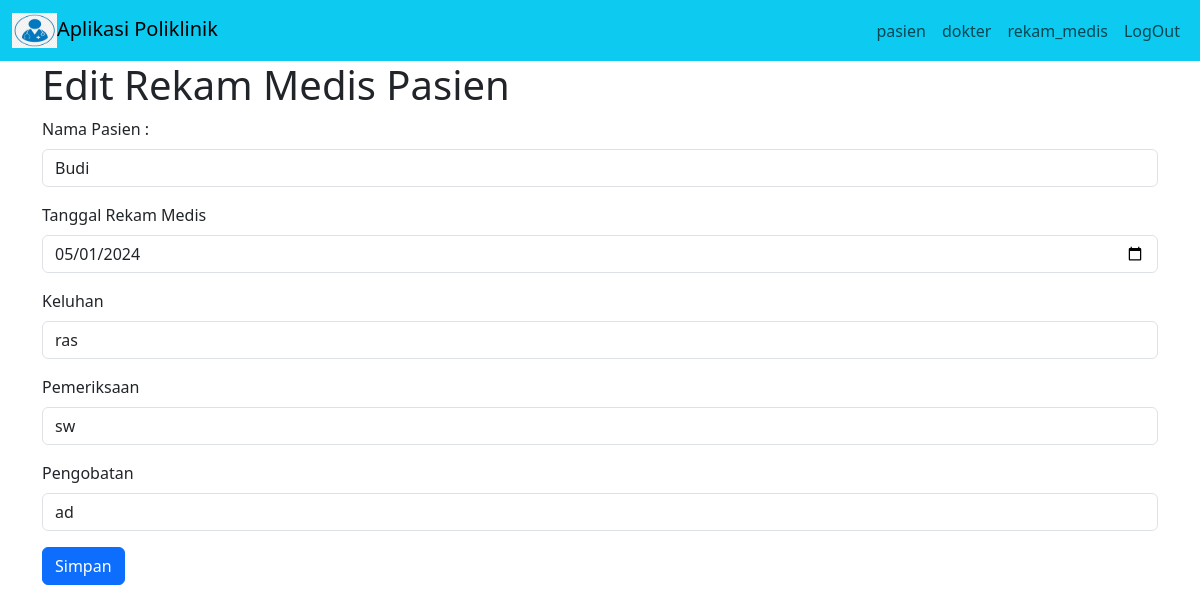
Screenshot of /?page=dokter/edit_rekammedis&id_pasien=1 with the database file from the repository.
### tables this page shows
CREATE TABLE `pasien` (
  `id_pasien` int(11) NOT NULL,
  `nama_pasien` varchar(255) DEFAULT NULL,
  `jenis_kelamin` char(1) DEFAULT NULL,
  `no_telp` varchar(15) DEFAULT NULL,
  `tanggal_lahir` date DEFAULT NULL,
  `alamat_pasien` varchar(255) DEFAULT NULL,
  `id_dokter` int(11) DEFAULT NULL
);

CREATE TABLE `rekammedis` (
  `id_rekam_medis` int(11) NOT NULL,
  `id_pasien` int(11) DEFAULT NULL,
  `tanggal` date DEFAULT NULL,
  `keluhan` varchar(255) DEFAULT NULL,
  `pemeriksaan` varchar(255) DEFAULT NULL,
  `obat` varchar(255) DEFAULT NULL
);

### dokter/edit_rekammedis.php (the view, shortened to what this page needs)
<?php
include "koneksi.php";
$id_pasien = $_GET['id_pasien'];
$query = mysqli_query($koneksi, "SELECT * FROM rekammedis WHERE id_pasien='$id_pasien'");
$data = mysqli_fetch_array($query);
?>
<h1>Edit Rekam Medis Pasien</h1>
<form action="?page=dokter/update_rekammedis" method="POST">
    <div class="mb-3">
        <label for="nama_pasien" class="form-label">Nama Pasien :</label>
        <input readonly type="text" name="id_pasien" class="form-control" value="<?php
                                                                            $query_pasien = mysqli_query($koneksi, "SELECT * FROM pasien WHERE id_pasien = {$data['id_pasien']}");
                                                                            while ($row = mysqli_fetch_array($query_pasien)) {
                                                                                echo "{$row['nama_pasien']}";
                                                                            } ?>">
    </div>
    <div class="mb-3">
        <label for="tanggal" class="form-label">Tanggal Rekam Medis</label>
        <input type="date" name="tanggal" class="form-control" value="<?php echo $data['tanggal']; ?>">
    </div>
    <div class="mb-3">
        <label for="keluhan" class="form-label">Keluhan</label>
        <input type="text" name="keluhan" class="form-control" value="<?php echo $data['keluhan']; ?>">
    </div>
    <div class="mb-3">
        <label for="pemeriksaan" class="form-label">Pemeriksaan</label>
        <input type="text" name="pemeriksaan" class="form-control" value="<?php echo $data['pemeriksaan']; ?>">
    </div>
    <div class="mb-3">
        <label for="obat" class="form-label">Pengobatan</label>
        <input type="text" name="obat" class="form-control" value="<?php echo $data['obat'] ?>">
    </div>
    <div class="mb-3">
        <input type="submit" class="btn btn-primary" value="Simpan">
    </div>
</form>

### rows the page displays
pasien: id_pasien "Budi"
rekammedis: tanggal "05/01/2024", keluhan "ras", pemeriksaan "sw", obat "ad"
